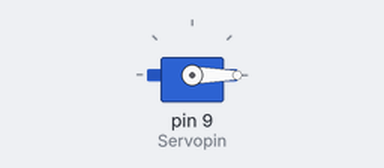
Simulated run of this sketch. Board: Arduino Uno, built with avr-gcc and run on an emulated ATmega328P. Shown: servo. What the sketch prints to the serial monitor is not drawn.

Above: at 0.05 s.
At 0.2 s:
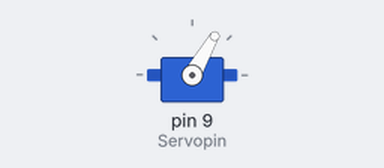
At 0.3 s:
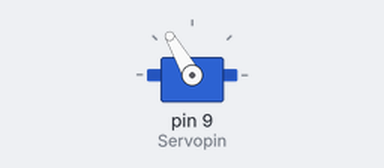
At 0.4 s:
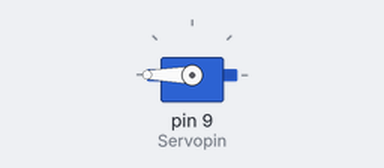
Timing chart, 0 to 3.0 s (numbered marks = the images above):
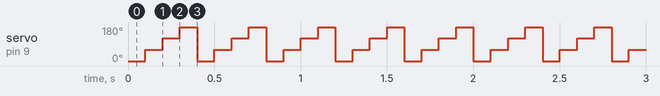

The sketch:

automaticservo.ino
```cpp
#include <Servo.h>
Servo myservo;
int val, Servopin=9, angle=0;
void setup() {
  Serial.begin(9600);
  myservo.attach(Servopin);

    Serial.println(angle);
  }
  void loop(){
  myservo.write(0);
  delay(100);
  myservo.write(60);
  delay(100);
  myservo.write(120);
  delay(100);
  myservo.write(180);
  delay(100);
}
```

Measured:
- by itself, servo on pin 9 (Servopin): repeats every 0.40 s: 120° 0.10 s, 180° 0.10 s, 0° 0.10 s, 60° 0.10 s
